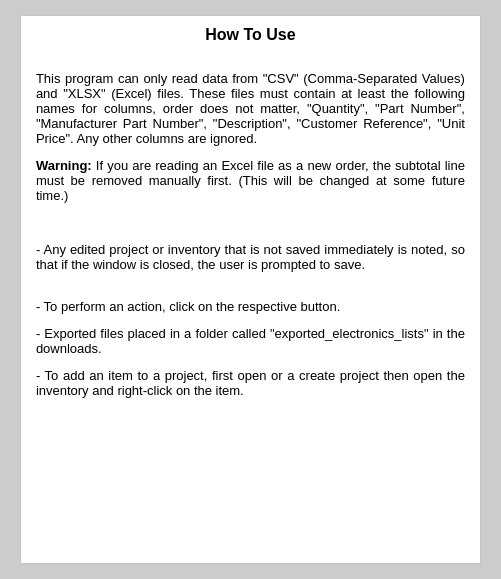
<?xml version="1.0" encoding="UTF-8"?>
<ui version="4.0">
 <class>MainWindow</class>
 <widget class="QMainWindow" name="MainWindow">
  <property name="geometry">
   <rect>
    <x>0</x>
    <y>0</y>
    <width>501</width>
    <height>579</height>
   </rect>
  </property>
  <property name="minimumSize">
   <size>
    <width>0</width>
    <height>0</height>
   </size>
  </property>
  <property name="maximumSize">
   <size>
    <width>16777215</width>
    <height>16777215</height>
   </size>
  </property>
  <property name="windowTitle">
   <string>How To Use Program</string>
  </property>
  <property name="windowIcon">
   <iconset>
    <normaloff>../Icons/question.png</normaloff>../Icons/question.png</iconset>
  </property>
  <property name="styleSheet">
   <string notr="true"/>
  </property>
  <widget class="QWidget" name="centralwidget">
   <property name="styleSheet">
    <string notr="true">background-color: rgb(204, 204, 204);</string>
   </property>
   <layout class="QVBoxLayout" name="verticalLayout">
    <property name="leftMargin">
     <number>20</number>
    </property>
    <property name="topMargin">
     <number>15</number>
    </property>
    <property name="rightMargin">
     <number>20</number>
    </property>
    <property name="bottomMargin">
     <number>15</number>
    </property>
    <item>
     <widget class="QScrollArea" name="scrollArea">
      <property name="styleSheet">
       <string notr="true">background-color: rgb(255, 255, 255);</string>
      </property>
      <property name="widgetResizable">
       <bool>true</bool>
      </property>
      <property name="alignment">
       <set>Qt::AlignLeading|Qt::AlignLeft|Qt::AlignTop</set>
      </property>
      <widget class="QWidget" name="scrollAreaWidgetContents">
       <property name="geometry">
        <rect>
         <x>0</x>
         <y>0</y>
         <width>459</width>
         <height>526</height>
        </rect>
       </property>
       <layout class="QVBoxLayout" name="verticalLayout_2">
        <property name="leftMargin">
         <number>15</number>
        </property>
        <property name="rightMargin">
         <number>15</number>
        </property>
        <item>
         <widget class="QLabel" name="label">
          <property name="minimumSize">
           <size>
            <width>0</width>
            <height>0</height>
           </size>
          </property>
          <property name="font">
           <font>
            <pointsize>10</pointsize>
           </font>
          </property>
          <property name="styleSheet">
           <string notr="true"/>
          </property>
          <property name="text">
           <string>&lt;!DOCTYPE HTML PUBLIC &quot;-//W3C//DTD HTML 4.0//EN&quot; &quot;http://www.w3.org/TR/REC-html40/strict.dtd&quot;&gt;
&lt;html&gt;&lt;head&gt;&lt;meta name=&quot;qrichtext&quot; content=&quot;1&quot; /&gt;&lt;style type=&quot;text/css&quot;&gt;
p, li { white-space: pre-wrap; }
&lt;/style&gt;&lt;/head&gt;&lt;body style=&quot; font-family:'MS Shell Dlg 2'; font-size:10pt; font-weight:400; font-style:normal;&quot;&gt;
&lt;p align=&quot;center&quot; style=&quot; margin-top:12px; margin-bottom:12px; margin-left:0px; margin-right:0px; -qt-block-indent:0; text-indent:0px;&quot;&gt;&lt;span style=&quot; font-size:12pt; font-weight:600;&quot;&gt;How To Use&lt;/span&gt;&lt;/p&gt;
&lt;p align=&quot;justify&quot; style=&quot; margin-top:12px; margin-bottom:12px; margin-left:0px; margin-right:0px; -qt-block-indent:0; text-indent:0px;&quot;&gt;&lt;br /&gt;This program can only read data from &amp;quot;CSV&amp;quot; (Comma-Separated Values) and &amp;quot;XLSX&amp;quot; (Excel) files. These files must contain at least the following names for columns, order does not matter, &amp;quot;Quantity&amp;quot;, &amp;quot;Part Number&amp;quot;, &amp;quot;Manufacturer Part Number&amp;quot;, &amp;quot;Description&amp;quot;, &amp;quot;Customer Reference&amp;quot;, &amp;quot;Unit Price&amp;quot;. Any other columns are ignored.&lt;/p&gt;
&lt;p align=&quot;justify&quot; style=&quot; margin-top:12px; margin-bottom:12px; margin-left:0px; margin-right:0px; -qt-block-indent:0; text-indent:0px;&quot;&gt;&lt;span style=&quot; font-weight:600;&quot;&gt;Warning: &lt;/span&gt;If you are reading an Excel file as a new order, the subtotal line must be removed manually first. (This will be changed at some future time.)&lt;/p&gt;
&lt;p align=&quot;justify&quot; style=&quot;-qt-paragraph-type:empty; margin-top:12px; margin-bottom:0px; margin-left:0px; margin-right:0px; -qt-block-indent:0; text-indent:0px;&quot;&gt;&lt;br /&gt;&lt;/p&gt;
&lt;p align=&quot;justify&quot; style=&quot; margin-top:12px; margin-bottom:0px; margin-left:0px; margin-right:0px; -qt-block-indent:0; text-indent:0px;&quot;&gt;- Any edited project or inventory that is not saved immediately is noted, so that if the window is closed, the user is prompted to save.&lt;/p&gt;
&lt;p align=&quot;justify&quot; style=&quot;-qt-paragraph-type:empty; margin-top:12px; margin-bottom:0px; margin-left:0px; margin-right:0px; -qt-block-indent:0; text-indent:0px;&quot;&gt;&lt;br /&gt;&lt;/p&gt;
&lt;p align=&quot;justify&quot; style=&quot; margin-top:0px; margin-bottom:12px; margin-left:0px; margin-right:0px; -qt-block-indent:0; text-indent:0px;&quot;&gt;- To perform an action, click on the respective button.&lt;/p&gt;
&lt;p align=&quot;justify&quot; style=&quot; margin-top:0px; margin-bottom:12px; margin-left:0px; margin-right:0px; -qt-block-indent:0; text-indent:0px;&quot;&gt;- Exported files placed in a folder called &amp;quot;exported_electronics_lists&amp;quot; in the downloads.&lt;/p&gt;
&lt;p align=&quot;justify&quot; style=&quot; margin-top:0px; margin-bottom:12px; margin-left:0px; margin-right:0px; -qt-block-indent:0; text-indent:0px;&quot;&gt;- To add an item to a project, first open or a create project then open the inventory and right-click on the item.&lt;/p&gt;&lt;/body&gt;&lt;/html&gt;</string>
          </property>
          <property name="textFormat">
           <enum>Qt::AutoText</enum>
          </property>
          <property name="scaledContents">
           <bool>false</bool>
          </property>
          <property name="alignment">
           <set>Qt::AlignLeading|Qt::AlignLeft|Qt::AlignTop</set>
          </property>
          <property name="wordWrap">
           <bool>true</bool>
          </property>
          <property name="margin">
           <number>10</number>
          </property>
         </widget>
        </item>
       </layout>
      </widget>
     </widget>
    </item>
   </layout>
  </widget>
  <widget class="QMenuBar" name="menubar">
   <property name="geometry">
    <rect>
     <x>0</x>
     <y>0</y>
     <width>501</width>
     <height>21</height>
    </rect>
   </property>
  </widget>
 </widget>
 <resources/>
 <connections/>
</ui>
